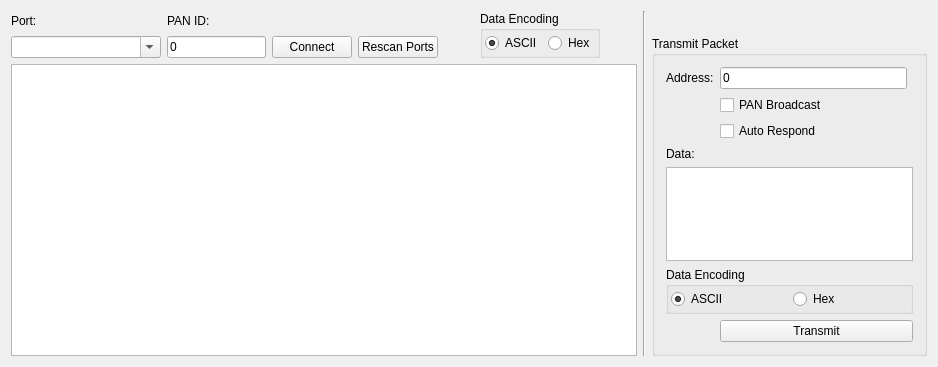
<?xml version="1.0" encoding="UTF-8"?>
<ui version="4.0">
 <class>Widget</class>
 <widget class="QWidget" name="Widget">
  <property name="geometry">
   <rect>
    <x>0</x>
    <y>0</y>
    <width>938</width>
    <height>367</height>
   </rect>
  </property>
  <property name="windowTitle">
   <string>RF Packet Interface</string>
  </property>
  <layout class="QGridLayout" name="gridLayout">
   <item row="1" column="0">
    <widget class="QComboBox" name="portCombo">
     <property name="minimumSize">
      <size>
       <width>150</width>
       <height>0</height>
      </size>
     </property>
     <property name="editable">
      <bool>true</bool>
     </property>
    </widget>
   </item>
   <item row="2" column="0" rowspan="3" colspan="7">
    <widget class="QTableView" name="tableView">
     <property name="editTriggers">
      <set>QAbstractItemView::NoEditTriggers</set>
     </property>
     <property name="showDropIndicator" stdset="0">
      <bool>false</bool>
     </property>
     <property name="dragDropOverwriteMode">
      <bool>false</bool>
     </property>
     <property name="alternatingRowColors">
      <bool>true</bool>
     </property>
     <property name="selectionMode">
      <enum>QAbstractItemView::ExtendedSelection</enum>
     </property>
     <property name="selectionBehavior">
      <enum>QAbstractItemView::SelectRows</enum>
     </property>
     <property name="wordWrap">
      <bool>true</bool>
     </property>
     <property name="cornerButtonEnabled">
      <bool>false</bool>
     </property>
     <attribute name="horizontalHeaderDefaultSectionSize">
      <number>100</number>
     </attribute>
     <attribute name="horizontalHeaderStretchLastSection">
      <bool>true</bool>
     </attribute>
     <attribute name="verticalHeaderShowSortIndicator" stdset="0">
      <bool>false</bool>
     </attribute>
    </widget>
   </item>
   <item row="1" column="1">
    <widget class="QLineEdit" name="panLineEdit">
     <property name="inputMask">
      <string>HHHH</string>
     </property>
     <property name="text">
      <string>0</string>
     </property>
    </widget>
   </item>
   <item row="0" column="0">
    <widget class="QLabel" name="portLabel">
     <property name="text">
      <string>Port:</string>
     </property>
    </widget>
   </item>
   <item row="0" column="5" rowspan="2">
    <widget class="QGroupBox" name="txDataEncodingGroupBox">
     <property name="title">
      <string>Data Encoding</string>
     </property>
     <layout class="QHBoxLayout" name="horizontalLayout_2">
      <property name="leftMargin">
       <number>2</number>
      </property>
      <property name="topMargin">
       <number>2</number>
      </property>
      <property name="rightMargin">
       <number>2</number>
      </property>
      <property name="bottomMargin">
       <number>2</number>
      </property>
      <item>
       <widget class="QRadioButton" name="rxASCIIButton">
        <property name="text">
         <string>ASCII</string>
        </property>
        <property name="checked">
         <bool>true</bool>
        </property>
       </widget>
      </item>
      <item>
       <widget class="QRadioButton" name="rxHexButton">
        <property name="text">
         <string>Hex</string>
        </property>
       </widget>
      </item>
     </layout>
    </widget>
   </item>
   <item row="1" column="2">
    <widget class="QPushButton" name="connectButton">
     <property name="text">
      <string>Connect</string>
     </property>
     <property name="checkable">
      <bool>true</bool>
     </property>
    </widget>
   </item>
   <item row="1" column="3">
    <widget class="QPushButton" name="recanPortsButton">
     <property name="text">
      <string>Rescan Ports</string>
     </property>
    </widget>
   </item>
   <item row="1" column="4">
    <spacer name="horizontalSpacer_2">
     <property name="orientation">
      <enum>Qt::Horizontal</enum>
     </property>
     <property name="sizeHint" stdset="0">
      <size>
       <width>40</width>
       <height>20</height>
      </size>
     </property>
    </spacer>
   </item>
   <item row="1" column="6">
    <spacer name="horizontalSpacer">
     <property name="orientation">
      <enum>Qt::Horizontal</enum>
     </property>
     <property name="sizeHint" stdset="0">
      <size>
       <width>40</width>
       <height>20</height>
      </size>
     </property>
    </spacer>
   </item>
   <item row="0" column="7" rowspan="5">
    <widget class="Line" name="line">
     <property name="orientation">
      <enum>Qt::Vertical</enum>
     </property>
    </widget>
   </item>
   <item row="1" column="8" rowspan="4">
    <widget class="QGroupBox" name="txPacketGroupBox">
     <property name="sizePolicy">
      <sizepolicy hsizetype="Preferred" vsizetype="Preferred">
       <horstretch>0</horstretch>
       <verstretch>1</verstretch>
      </sizepolicy>
     </property>
     <property name="title">
      <string>Transmit Packet</string>
     </property>
     <layout class="QGridLayout" name="gridLayout_2">
      <item row="0" column="1">
       <widget class="QLineEdit" name="addressEdit">
        <property name="inputMask">
         <string>HHHH</string>
        </property>
        <property name="text">
         <string>0</string>
        </property>
        <property name="placeholderText">
         <string/>
        </property>
       </widget>
      </item>
      <item row="0" column="0">
       <widget class="QLabel" name="addressLabel">
        <property name="text">
         <string>Address:</string>
        </property>
       </widget>
      </item>
      <item row="3" column="0">
       <widget class="QLabel" name="dataLabel">
        <property name="text">
         <string>Data:</string>
        </property>
       </widget>
      </item>
      <item row="4" column="0" colspan="3">
       <widget class="QPlainTextEdit" name="dataEdit">
        <property name="sizePolicy">
         <sizepolicy hsizetype="Expanding" vsizetype="Expanding">
          <horstretch>0</horstretch>
          <verstretch>1</verstretch>
         </sizepolicy>
        </property>
       </widget>
      </item>
      <item row="5" column="0" colspan="3">
       <widget class="QGroupBox" name="dataEncodingBox">
        <property name="title">
         <string>Data Encoding</string>
        </property>
        <property name="flat">
         <bool>false</bool>
        </property>
        <layout class="QHBoxLayout" name="horizontalLayout">
         <property name="leftMargin">
          <number>2</number>
         </property>
         <property name="topMargin">
          <number>2</number>
         </property>
         <property name="rightMargin">
          <number>2</number>
         </property>
         <property name="bottomMargin">
          <number>2</number>
         </property>
         <item>
          <widget class="QRadioButton" name="asciiRadioButton">
           <property name="text">
            <string>ASCII</string>
           </property>
           <property name="checked">
            <bool>true</bool>
           </property>
          </widget>
         </item>
         <item>
          <widget class="QRadioButton" name="hexRadioButton">
           <property name="text">
            <string>Hex</string>
           </property>
          </widget>
         </item>
        </layout>
       </widget>
      </item>
      <item row="1" column="1">
       <widget class="QCheckBox" name="panBroadcastCheckbox">
        <property name="text">
         <string>PAN Broadcast</string>
        </property>
       </widget>
      </item>
      <item row="6" column="1" colspan="2">
       <widget class="QPushButton" name="transmitButton">
        <property name="text">
         <string>Transmit</string>
        </property>
       </widget>
      </item>
      <item row="2" column="1">
       <widget class="QCheckBox" name="autoRespCheckBox">
        <property name="text">
         <string>Auto Respond</string>
        </property>
       </widget>
      </item>
     </layout>
    </widget>
   </item>
   <item row="0" column="1">
    <widget class="QLabel" name="panIdLabel">
     <property name="text">
      <string>PAN ID:</string>
     </property>
    </widget>
   </item>
  </layout>
 </widget>
 <layoutdefault spacing="6" margin="11"/>
 <resources/>
 <connections/>
</ui>
